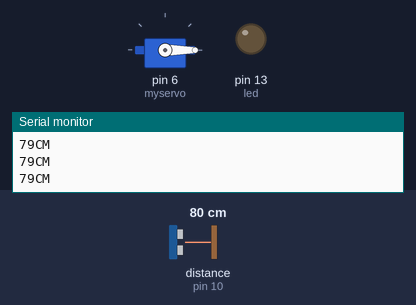
The sketch below on a simulated Arduino Uno, built with avr-gcc and run on an emulated ATmega328P. Shown: servo, output pins drawn as LEDs (lit = HIGH), the last lines printed to the serial monitor. Wiring (inferred from the names in the program): ultrasonic range finder: trigger pin 9; echo pin 10. The test bench sets the inputs (shaded band); at power-on: distance to the obstacle (sensor on pin 10) 80 cm. The echo pulse lasts 58.3 µs per cm; pins used as bus, display or sensor lines are not drawn.

Above: at 1.2 s.
1.3 s: distance to the obstacle (sensor on pin 10) set to 29 cm
2.8 s: distance to the obstacle (sensor on pin 10) set to 23 cm
At 3.2 s:
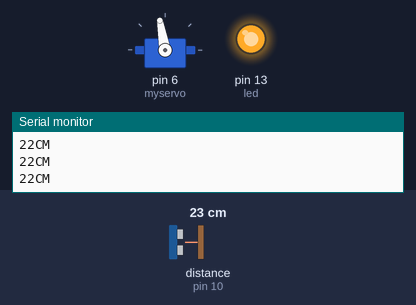
4.3 s: distance to the obstacle (sensor on pin 10) set to 35 cm
At 5.2 s:
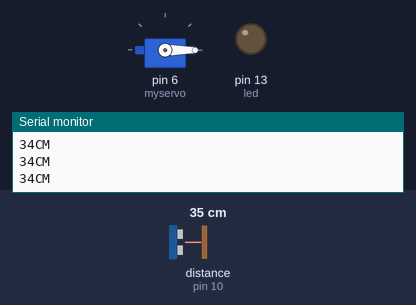
5.8 s: distance to the obstacle (sensor on pin 10) set to 2 cm
At 6.1 s:
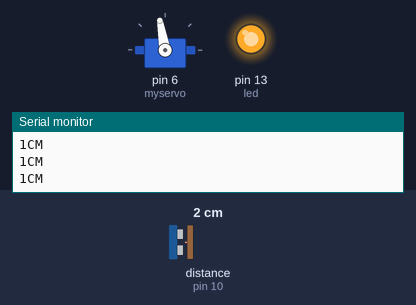
Timing chart, 0 to 8.3 s (numbered marks = the images above; inputs shaded):
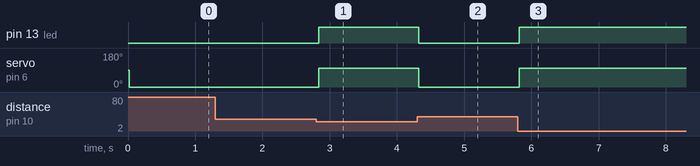

Measured:
- the behaviour switches between 27 and 26 cm on distance to the obstacle (sensor on pin 10) (found by bisection; images 0 and 1)
- after the input at 2.8 s, pin 13 (led): LOW → HIGH at once; servo on pin 6 (myservo): 0° → 100° at once
- after the input at 4.3 s, pin 13 (led): HIGH → LOW at once; servo on pin 6 (myservo): 100° → 0° at once
- after the input at 5.8 s, pin 13 (led): LOW → HIGH at once; servo on pin 6 (myservo): 0° → 100° at once

The sketch:

servodispese.ino
```cpp
#include <Servo.h>
Servo myservo;

int trigPin = 9;
int echoPin = 10;
int led = 13;


void setup() {

  Serial.begin(9600);
  myservo.attach(6);
   pinMode(led, OUTPUT);
   pinMode(trigPin, OUTPUT);
  pinMode(echoPin, INPUT);
  // put your setup code here, to run once:

}

void loop() {
  long duration, distance;
  digitalWrite(trigPin,HIGH);
  delayMicroseconds(1000);
  digitalWrite(trigPin, LOW);
  duration=pulseIn(echoPin, HIGH);
  distance =(duration/2)/29.1;
  Serial.print(distance);
  Serial.println("CM");
  delay(10);

 if((distance<=25))
  {
    digitalWrite(led, HIGH);
    myservo.write(100);                  // sets the servo position according to the scaled value
  delay(15);
}
   else if(distance>25)
 {
     digitalWrite(led, LOW);
     myservo.write(0);                  // sets the servo position according to the scaled value
  delay(15);
   }
}
```
